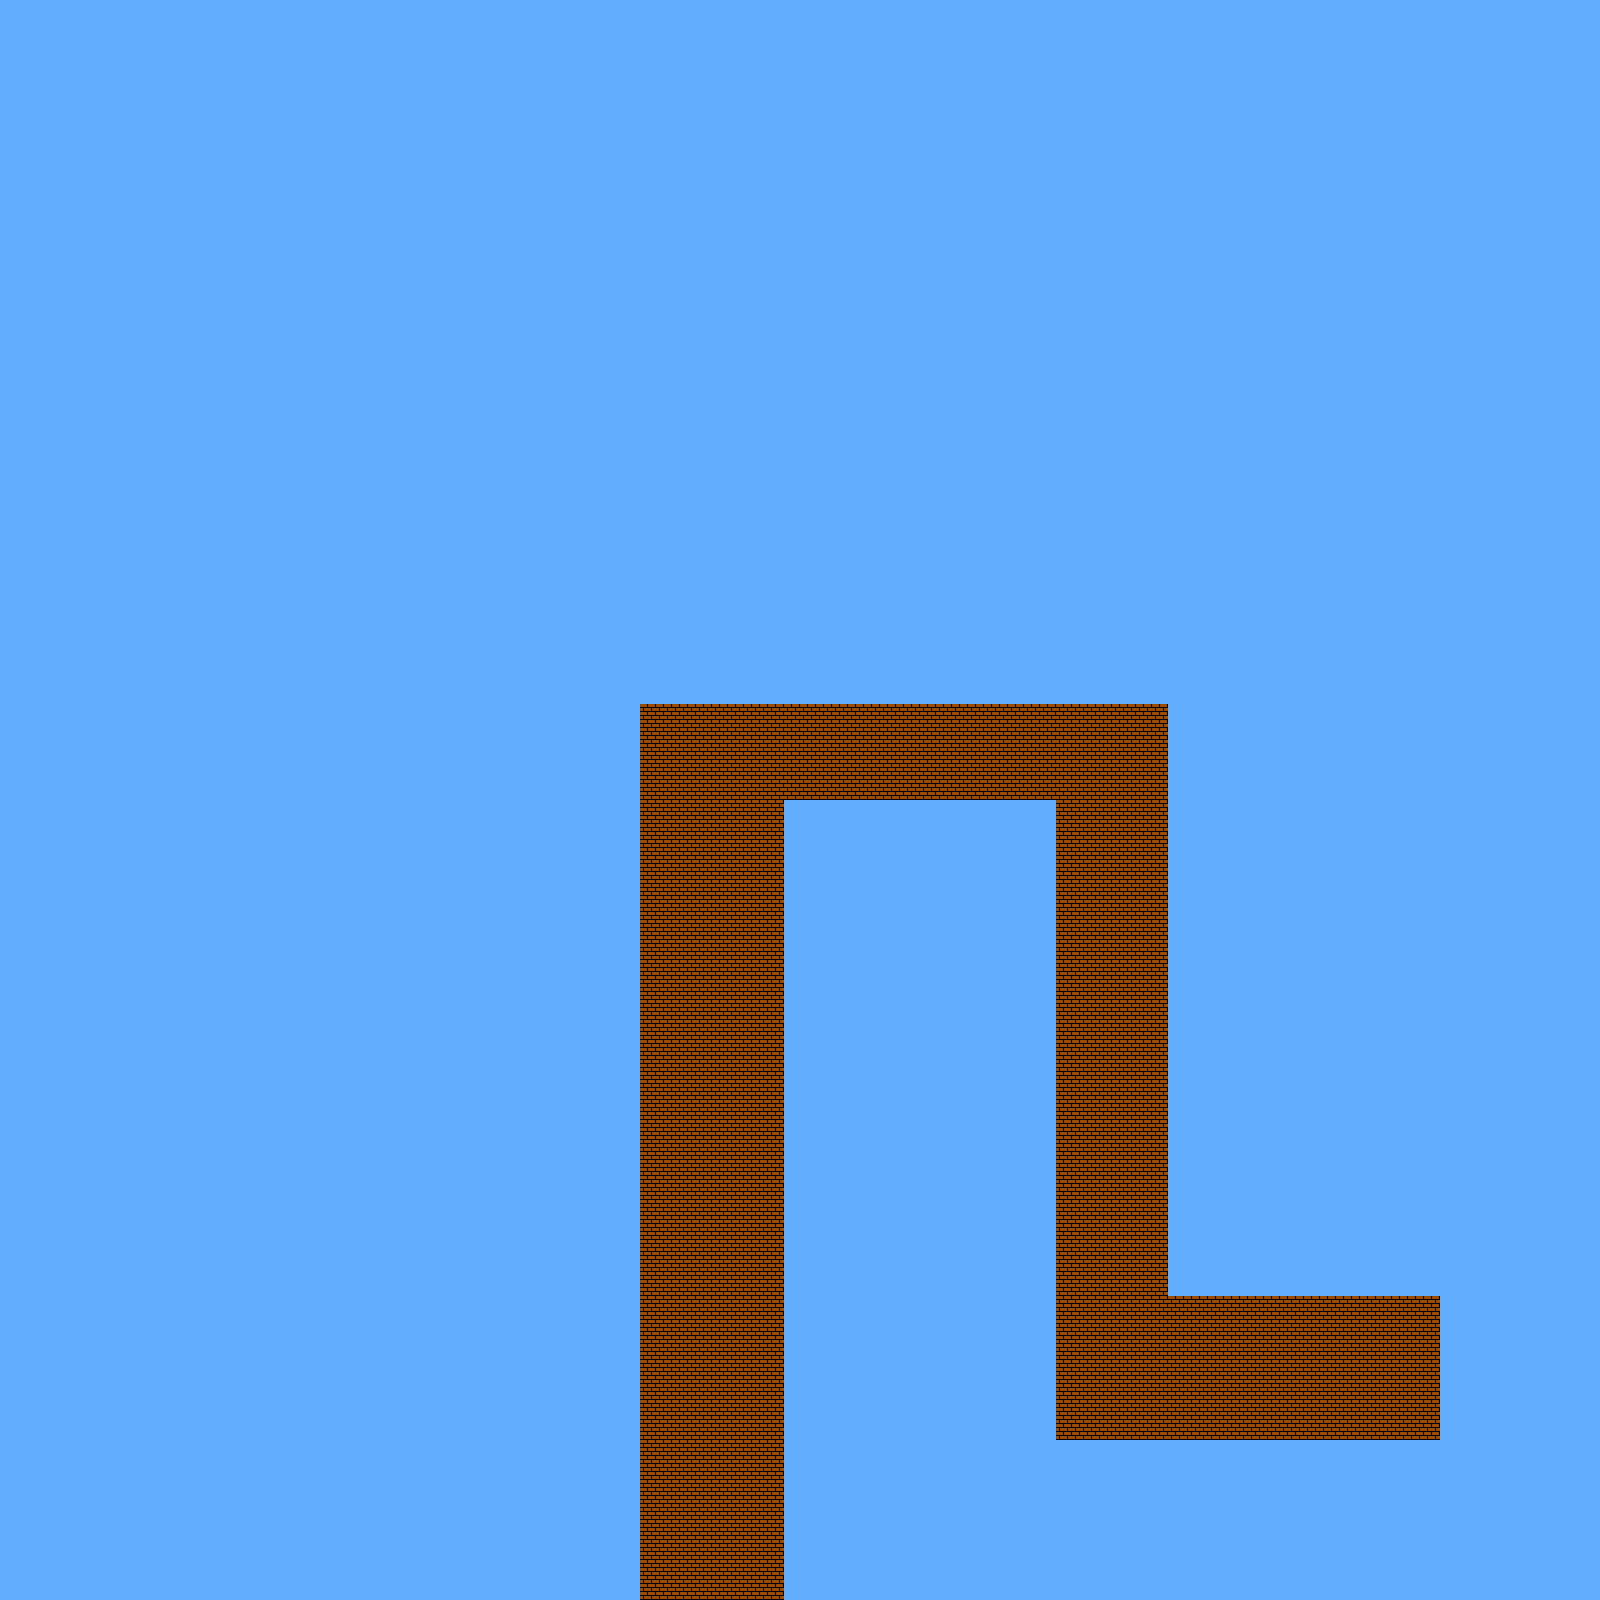

Rendered tile map (Tiled .tmx) drawn with the repository's tilesets; below, a short description and the map source with its tile grids summarised:
An orthogonal 100x100 tile map with 16x16 px tiles, 1 tile layer (background) and 6 objects.

<map version="1.0" tiledversion="1.1.5" orientation="orthogonal" renderorder="right-down" width="100" height="100" tilewidth="16" tileheight="16" infinite="0" nextobjectid="9">
 <tileset firstgid="1" source="tileset_gutter.tsx" />
 <layer name="background" width="100" height="100">
  <data>[10000 cells, 10000 non-empty, 2 distinct tile ids]</data>
 </layer>
 <objectgroup name="pathBound">
  <object id="3" x="592" y="706" width="47" height="892" />
  <object id="4" x="783" y="800" width="271" height="799" />
  <object id="5" x="593" y="627" width="573" height="77" />
  <object id="6" x="1055" y="1439" width="544" height="159" />
  <object id="7" x="1166" y="624" width="432" height="670" />
  <object id="8" x="1441" y="1295" width="158" height="141" />
 </objectgroup>
</map>
